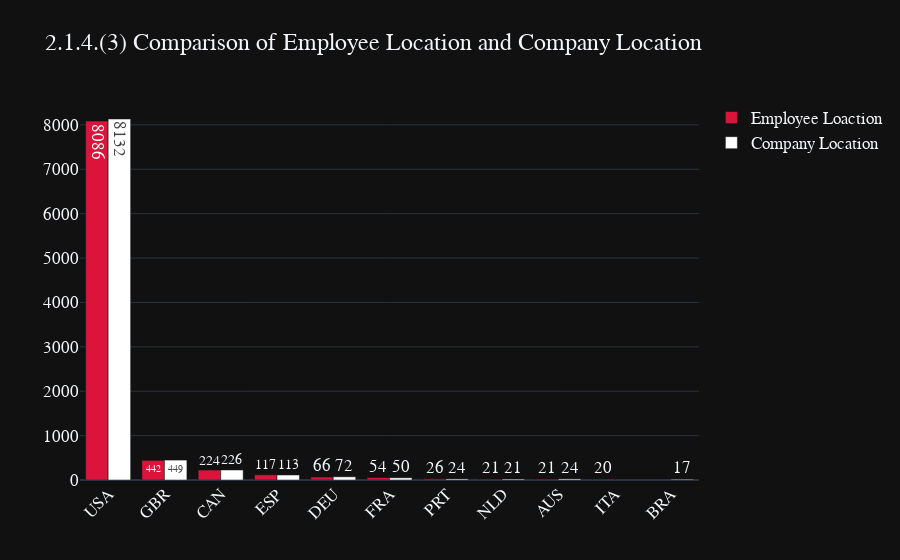

Write notebook code for a chart like this one.
### Markdown cell above
<b>Let's compare employee residence and company location below:</b>

### Code cell
converted_country = coco.convert(names=df['company_location'], to="ISO3")
df['company_location'] = converted_country
c_location = df['company_location'].value_counts()
top_10_company_location = c_location[:10]
fig = go.Figure(data=[
    go.Bar(name='Employee Loaction', 
           x=top10_employee_location.index, y=top10_employee_location.values,
           text=top10_employee_location.values,marker_color='crimson'),
    go.Bar(name='Company Location', x=top_10_company_location.index, 
           y=top_10_company_location.values,text=top_10_company_location.values,marker_color='white')
])
fig.update_layout(barmode='group', xaxis_tickangle=-45,
                  title='2.1.4.(3) Comparison of Employee Location and Company Location',template='plotly_dark',
                  font = dict(size=17,family="Franklin Gothic"))

fig.show()

### Figure 1 — Plotly figure (JSON) as saved in the notebook; plotly's stock layout.template omitted (floating-point values rounded to 4 significant figures)
{"data": [{"marker": {"color": "crimson"}, "name": "Employee Loaction", "text": [8086, 442, 224, 117, 66, 54, 26, 21, 21, 20], "type": "bar", "x": ["USA", "GBR", "CAN", "ESP", "DEU", "FRA", "PRT", "NLD", "AUS", "ITA"], "y": [8086, 442, 224, 117, 66, 54, 26, 21, 21, 20]}, {"marker": {"color": "white"}, "name": "Company Location", "text": [8132, 449, 226, 113, 72, 50, 24, 24, 21, 17], "type": "bar", "x": ["USA", "GBR", "CAN", "ESP", "DEU", "FRA", "AUS", "PRT", "NLD", "BRA"], "y": [8132, 449, 226, 113, 72, 50, 24, 24, 21, 17]}], "layout": {"barmode": "group", "font": {"family": "Franklin Gothic", "size": 17}, "title": {"text": "2.1.4.(3) Comparison of Employee Location and Company Location"}, "xaxis": {"tickangle": -45}}}
